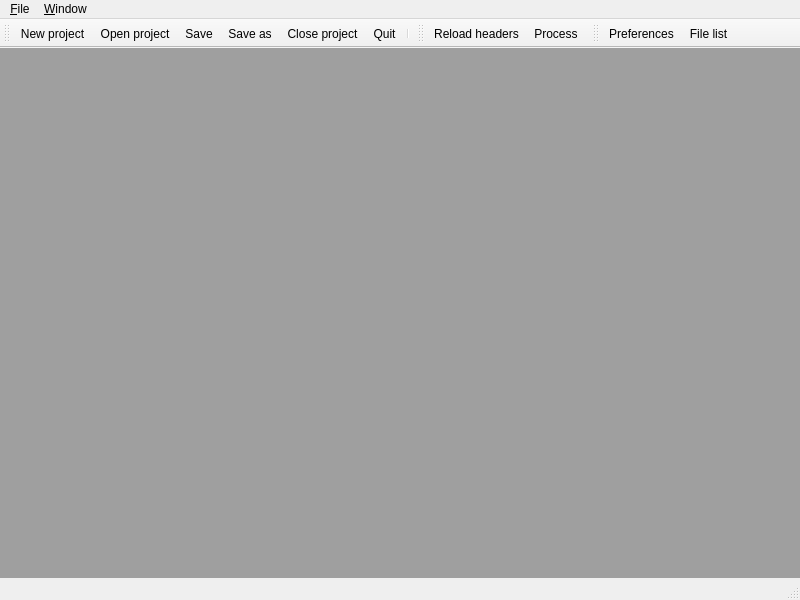
<?xml version="1.0" encoding="UTF-8"?>
<ui version="4.0">
 <class>MainWindow</class>
 <widget class="QMainWindow" name="MainWindow">
  <property name="geometry">
   <rect>
    <x>0</x>
    <y>0</y>
    <width>800</width>
    <height>600</height>
   </rect>
  </property>
  <property name="windowTitle">
   <string>CREDO Processing Tool v2</string>
  </property>
  <widget class="QWidget" name="centralwidget">
   <layout class="QVBoxLayout" name="verticalLayout">
    <property name="spacing">
     <number>0</number>
    </property>
    <property name="leftMargin">
     <number>0</number>
    </property>
    <property name="topMargin">
     <number>0</number>
    </property>
    <property name="rightMargin">
     <number>0</number>
    </property>
    <property name="bottomMargin">
     <number>0</number>
    </property>
    <item>
     <widget class="QMdiArea" name="mdiArea"/>
    </item>
   </layout>
  </widget>
  <widget class="QMenuBar" name="menubar">
   <property name="geometry">
    <rect>
     <x>0</x>
     <y>0</y>
     <width>800</width>
     <height>30</height>
    </rect>
   </property>
   <widget class="QMenu" name="menuFile">
    <property name="title">
     <string>&amp;File</string>
    </property>
    <addaction name="actionNew_project"/>
    <addaction name="actionOpen_project"/>
    <addaction name="actionRecent_projects"/>
    <addaction name="actionSave"/>
    <addaction name="actionSave_as"/>
    <addaction name="separator"/>
    <addaction name="actionClose_project"/>
    <addaction name="separator"/>
    <addaction name="actionQuit"/>
   </widget>
   <widget class="QMenu" name="menu_Window">
    <property name="title">
     <string>&amp;Window</string>
    </property>
    <addaction name="actionPreferences"/>
    <addaction name="actionFile_list"/>
   </widget>
   <addaction name="menuFile"/>
   <addaction name="menu_Window"/>
  </widget>
  <widget class="QStatusBar" name="statusbar"/>
  <widget class="QToolBar" name="toolBar">
   <property name="windowTitle">
    <string>toolBar</string>
   </property>
   <attribute name="toolBarArea">
    <enum>TopToolBarArea</enum>
   </attribute>
   <attribute name="toolBarBreak">
    <bool>false</bool>
   </attribute>
   <addaction name="actionNew_project"/>
   <addaction name="actionOpen_project"/>
   <addaction name="actionSave"/>
   <addaction name="actionSave_as"/>
   <addaction name="actionClose_project"/>
   <addaction name="actionQuit"/>
   <addaction name="separator"/>
  </widget>
  <widget class="QToolBar" name="toolBar_2">
   <property name="windowTitle">
    <string>toolBar_2</string>
   </property>
   <attribute name="toolBarArea">
    <enum>TopToolBarArea</enum>
   </attribute>
   <attribute name="toolBarBreak">
    <bool>false</bool>
   </attribute>
   <addaction name="actionReload_headers"/>
   <addaction name="actionProcess"/>
  </widget>
  <widget class="QToolBar" name="toolBar_3">
   <property name="windowTitle">
    <string>toolBar_3</string>
   </property>
   <attribute name="toolBarArea">
    <enum>TopToolBarArea</enum>
   </attribute>
   <attribute name="toolBarBreak">
    <bool>false</bool>
   </attribute>
   <addaction name="actionPreferences"/>
   <addaction name="actionFile_list"/>
  </widget>
  <action name="actionQuit">
   <property name="icon">
    <iconset theme="application-exit">
     <normaloff>.</normaloff>.</iconset>
   </property>
   <property name="text">
    <string>Quit</string>
   </property>
   <property name="toolTip">
    <string>Quit this program</string>
   </property>
   <property name="shortcut">
    <string>Ctrl+Q</string>
   </property>
  </action>
  <action name="actionNew_project">
   <property name="icon">
    <iconset theme="document-new">
     <normaloff>.</normaloff>.</iconset>
   </property>
   <property name="text">
    <string>New project</string>
   </property>
   <property name="toolTip">
    <string>Create a new project</string>
   </property>
   <property name="shortcut">
    <string>Ctrl+N</string>
   </property>
  </action>
  <action name="actionOpen_project">
   <property name="icon">
    <iconset theme="document-open">
     <normaloff>.</normaloff>.</iconset>
   </property>
   <property name="text">
    <string>Open project</string>
   </property>
   <property name="toolTip">
    <string>Open an existing project</string>
   </property>
   <property name="shortcut">
    <string>Ctrl+O</string>
   </property>
  </action>
  <action name="actionSave">
   <property name="icon">
    <iconset theme="document-save">
     <normaloff>.</normaloff>.</iconset>
   </property>
   <property name="text">
    <string>Save</string>
   </property>
   <property name="toolTip">
    <string>Save project</string>
   </property>
   <property name="shortcut">
    <string>Ctrl+S</string>
   </property>
  </action>
  <action name="actionRecent_projects">
   <property name="icon">
    <iconset theme="document-open-recent">
     <normaloff>.</normaloff>.</iconset>
   </property>
   <property name="text">
    <string>Recent projects...</string>
   </property>
  </action>
  <action name="actionReload_headers">
   <property name="icon">
    <iconset theme="view-refresh">
     <normaloff>.</normaloff>.</iconset>
   </property>
   <property name="text">
    <string>Reload headers</string>
   </property>
   <property name="toolTip">
    <string>Reload exposure metadata</string>
   </property>
   <property name="shortcut">
    <string>Ctrl+R</string>
   </property>
  </action>
  <action name="actionProcess">
   <property name="icon">
    <iconset theme="system-run">
     <normaloff>.</normaloff>.</iconset>
   </property>
   <property name="text">
    <string>Process</string>
   </property>
   <property name="toolTip">
    <string>Reprocess exposures: collect images, calculate azimuthal averages</string>
   </property>
   <property name="shortcut">
    <string>Ctrl+P</string>
   </property>
  </action>
  <action name="actionPreferences">
   <property name="icon">
    <iconset theme="preferences-system">
     <normaloff>.</normaloff>.</iconset>
   </property>
   <property name="text">
    <string>Preferences</string>
   </property>
   <property name="toolTip">
    <string>Edit preferences</string>
   </property>
  </action>
  <action name="actionClose_project">
   <property name="icon">
    <iconset theme="window-close"/>
   </property>
   <property name="text">
    <string>Close project</string>
   </property>
   <property name="shortcut">
    <string>Ctrl+W</string>
   </property>
  </action>
  <action name="actionSave_as">
   <property name="icon">
    <iconset theme="document-save-as"/>
   </property>
   <property name="text">
    <string>Save as...</string>
   </property>
  </action>
  <action name="actionFile_list">
   <property name="icon">
    <iconset theme="document-properties"/>
   </property>
   <property name="text">
    <string>File list</string>
   </property>
   <property name="toolTip">
    <string>Open the file list window</string>
   </property>
  </action>
 </widget>
 <resources/>
 <connections/>
</ui>
